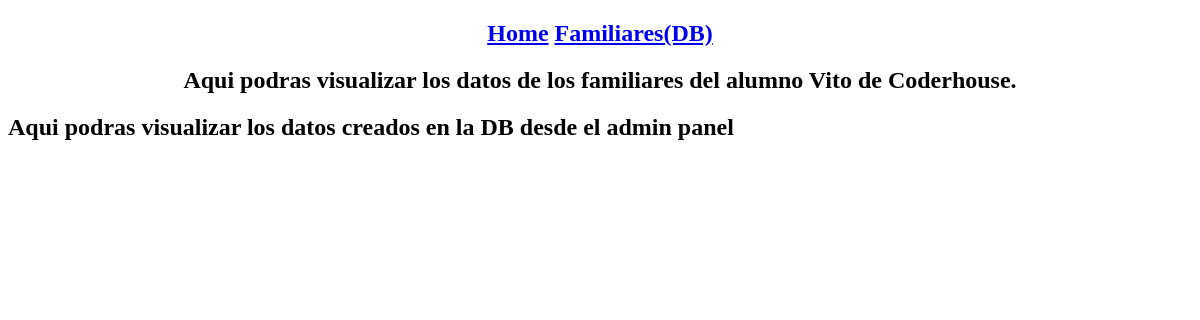
Page /familiares/familiares/ on the earlier database version.
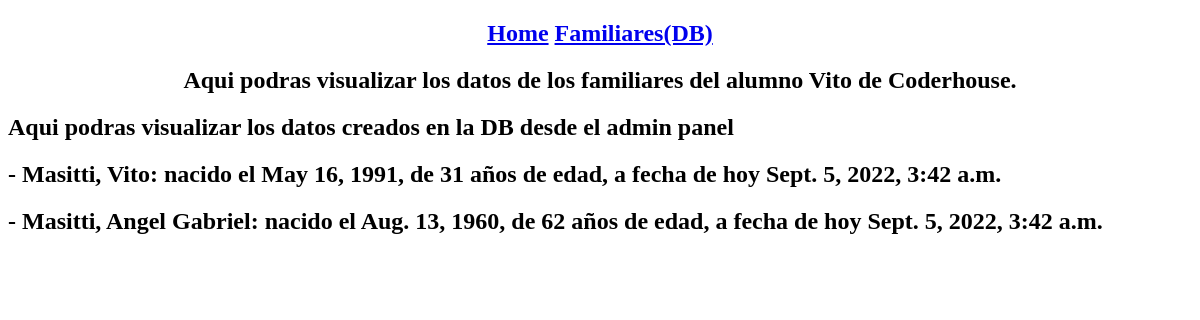
Same page on the later database version.
### familiares/models.py (models this page shows, shortened)
class Familiares(models.Model):
    name = models.CharField(max_length=40)
    last_name = models.CharField(max_length=40)
    age = models.IntegerField()
    birth = models.DateField()
    date = models.DateTimeField(auto_now_add=True)

### familiares/views.py (the view)
# urls.py: path('familiares/', views.traer_registros, name='familiares'),
def traer_registros(request):
    familiares=Familiares.objects.all()[:10]# llama 10 familiares
    return  render(request, 'familiares.html', {'fami':familiares})

### templates/familiares.html (shortened to what this page needs)
{% extends 'base.html' %}
    {% block content %}
        <h2>Aqui podras visualizar los datos creados en la DB desde el admin panel</h2>
        {% for i in fami %}
            <h2>- {{i.last_name}}, {{i.name}}: nacido el {{i.birth}}, de {{i.age}} años de edad, a fecha de hoy {{i.date.today}}</h2>
        {% endfor %}
    {% endblock %}

Differences in the rows shown:
added Familiares: last_name "Masitti", name "Vito", birth "May 16, 1991", age "31", date.today "Sept. 5, 2022, 3:42 a.m."
added Familiares: last_name "Masitti", name "Angel Gabriel", birth "Aug. 13, 1960", age "62", date.today "Sept. 5, 2022, 3:42 a.m."
